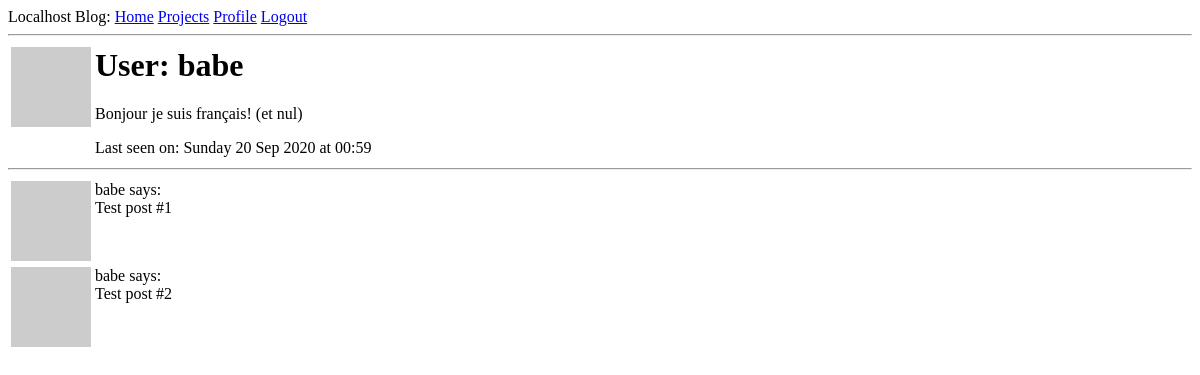
/user/babe (signed in), run on an earlier commit of the app's database.
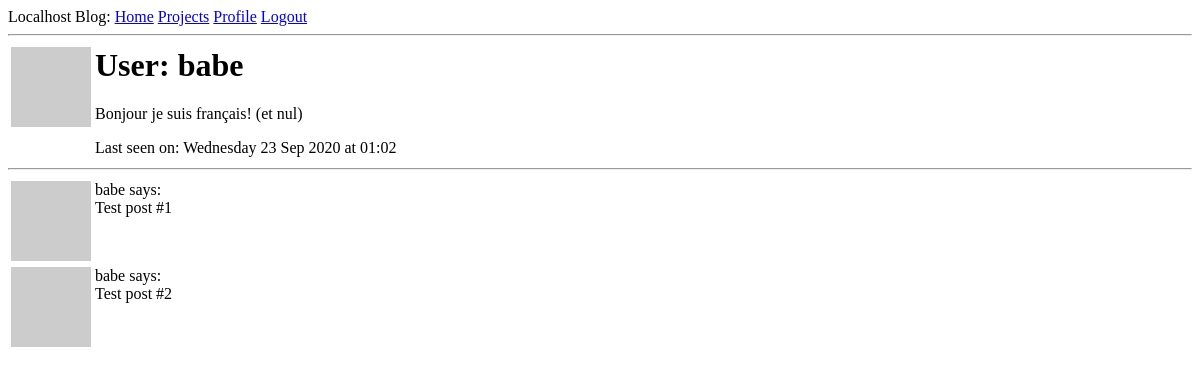
And on a later commit of the database.
### my_package/models.py (models this page shows, shortened)
class User(UserMixin, db.Model):
    id = db.Column(db.Integer, primary_key=True)
    username = db.Column(db.String(64), index=True, unique=True)
    email = db.Column(db.String(120), index=True, unique=True)
    password_hash = db.Column(db.String(120))
    about_me = db.Column(db.String(140))
    last_seen = db.Column(db.DateTime, default=datetime.utcnow)
    posts = db.relationship('Post', backref='author', lazy='dynamic')
    def avatar(self, size):
        digest = md5(self.email.lower().encode('utf-8')).hexdigest()
        return 'https://www.gravatar.com/avatar/{}?d=identicon&s={}'.format(
            digest, size)

### my_package/routes.py (the view)
@app.route('/user/<username>')  # Dynamic <username> variable
@login_required
def user(username):
    user = User.query.filter_by(username=username).first_or_404()
    posts = [
        {'author': user, 'body': 'Test post #1'},
        {'author': user, 'body': 'Test post #2'}
    ]
    return render_template('user.html', user=user, posts=posts)

### my_package/models.py (called while the page is built)
@login.user_loader
def load_user(id):
    return User.query.get(int(id))

### my_package/routes.py (called while the page is built)
@app.before_request
def before_request():
    if current_user.is_authenticated:  # if user is logged in
        current_user.last_seen = datetime.utcnow()
        db.session.commit()

### my_package/templates/user.html (shortened to what this page needs)
{% extends "base.html" %}
{% block content %}
    <table>
        <tr valign="top">
            <td><img src="{{ user.avatar(128) }}"></td>
            <td>
                <h1>User: {{ user.username }}</h1>
                {% if user.about_me %}<p>{{ user.about_me }}</p>{% endif %}
                {% if user.last_seen %}
                <p>
                    Last seen on: {{ user.last_seen.strftime('%A %d %b %Y at %H:%M') }}
                </p>
                {% endif %}
            </td>
        </tr>
    </table>
    <hr>
    {% for post in posts %}
        {% include '_post.html' %}
    {% endfor %}
{% endblock %}

### my_package/templates/base.html (shortened to what this page needs)
<html>
    <head>
    </head>
    <body>
        <div>Localhost Blog:
            <a href="{{ url_for('index') }}">Home</a>
            <a href="{{ url_for('projects') }}">Projects</a>
            {% if current_user.is_anonymous %}
            <a href="{{ url_for('login') }}">Login</a>
            {% else %}
            <a href="{{ url_for('user', username=current_user.username) }}">Profile</a>
            <a href="{{ url_for('logout') }}">Logout</a>
            {% endif %}
        </div>
        <hr>
        {% block content %}{% endblock %}
    </body>
</html>

### my_package/templates/_post.html
<table>
    <tr valign="top">
        <td><img src="{{ post.author.avatar(36) }}"></td>
        <td>{{ post.author.username }} says:<br>{{ post.body }}</td>
    </tr>
</table>

What changed in the data, as far as the page shows it:
changed User "babe": last_seen "Sunday 20 Sep 2020 at 00:59" → "Wednesday 23 Sep 2020 at 01:02"
